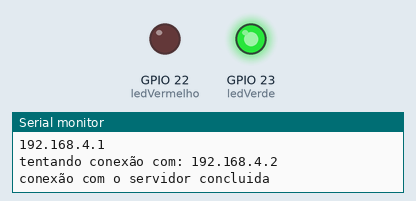
Recording of a sketch running on a simulated ESP32. Shown: output pins drawn as LEDs (lit = HIGH), the last lines printed to the serial monitor.

Above: at 6.5 s.
At 10.72 s:
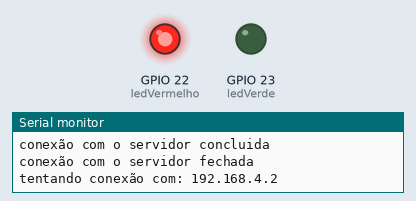
Timing chart, 0 to 11.4 s (numbered marks = the images above):
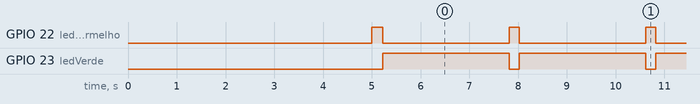

The sketch:

ConectEsp.ino
```cpp
#include <WiFi.h>

int ledVermelho = 22;
int ledVerde = 23;

//Bloco de configuração WIFI
const char* ssid = "EnteralAlert";
const char* password =  "123456789";
IPAddress gateway;

WiFiClient client;
int number = 2;
char* host ="";

const uint16_t port = 9999;

static const int servoPin = 5;

void setup() {
  Serial.begin(9600);
  delay(5000);
  pinMode(ledVermelho, OUTPUT);
  pinMode(ledVerde, OUTPUT);
  //criando rede
  Serial.println("Criando rede...");
  WiFi.softAP(ssid, password);
  IPAddress IP = WiFi.softAPIP();
  Serial.println("AP IP address: ");
  Serial.println(IP);


}

void loop() {
  digitalWrite(ledVermelho,HIGH);
  digitalWrite(ledVerde,LOW);
  // put your main code here, to run repeatedly:
  if(tentaConexao()== false){
    number++;
    if(number>5)
      number = 2;
    return;
  }else{
    digitalWrite(ledVermelho,LOW);
    digitalWrite(ledVerde,HIGH);
    Serial.println("conexão com o servidor concluida");
    /*Serial.println("vai enviar mensagem");
    client.println("esp32");*/
    client.flush();
    //Serial.println("enviou a mensagem");
    //client.stop;
    //Serial.println("esperando mensagem chegar");
    while(true){
      if(!client.connected()){//verifica se o esp ainda está conectado
        break;
      }
      delay(200);
      if(client.available()){
        char mensagem = client.read();
        }
    }
    Serial.println("conexão com o servidor fechada");
 }
 delay(1000);

}

bool tentaConexao(){
    mudaHost();
    if(!client.connect(host,port)){
    Serial.println("conexão falhada com o servidor");
    Serial.println("____");
    //delay(4000);
    return false;
  }
  return true;
}

void mudaHost(){
  if(number == 2){
    host = "192.168.4.2";
  }else if(number == 3){
    host = "192.168.4.3";
  }else if(number == 4){
    host = "192.168.4.4";
  }else if(number == 5){
    host = "192.168.4.5";
  }

  Serial.print("tentando conexão com: ");
  Serial.println(host);
}
```

Measured:
- by itself, GPIO 22 (ledVermelho): alternates HIGH for 0.20 s and LOW for 2.6 s
- by itself, GPIO 23 (ledVerde): alternates HIGH for 2.6 s and LOW for 0.20 s
